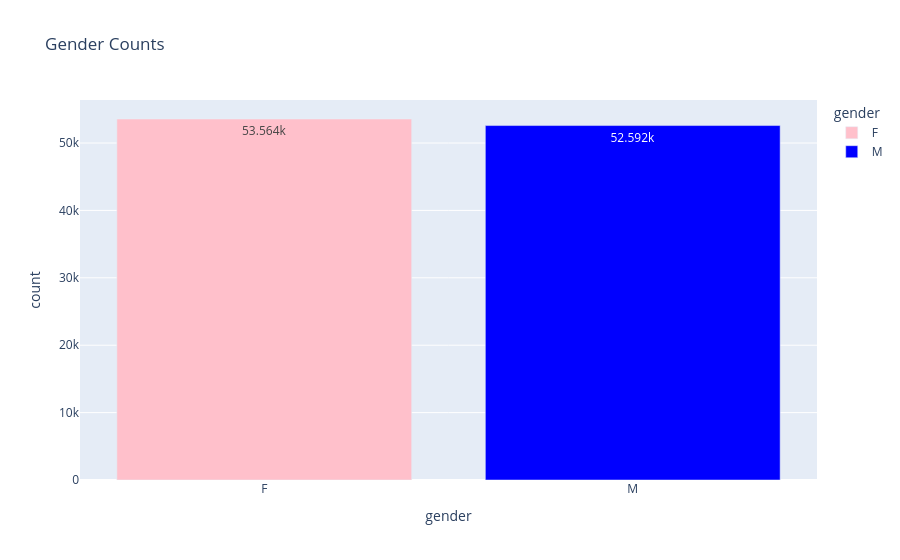

Notebook source saved alongside this figure:
### Code cell
px.bar(gender_counts, x='gender', y = 'count', title='Gender Counts',color='gender',color_discrete_map={'F':'pink','M':'blue'},text_auto=True)

### Figure 1 — Plotly figure (JSON) as saved in the notebook; plotly's stock layout.template omitted (floating-point values rounded to 4 significant figures)
{"data": [{"hovertemplate": "gender=%{x}<br>count=%{y}<extra></extra>", "legendgroup": "F", "marker": {"color": "pink", "pattern": {"shape": ""}}, "name": "F", "orientation": "v", "showlegend": true, "textposition": "auto", "texttemplate": "%{y}", "type": "bar", "x": ["F"], "xaxis": "x", "y": [53564], "yaxis": "y"}, {"hovertemplate": "gender=%{x}<br>count=%{y}<extra></extra>", "legendgroup": "M", "marker": {"color": "blue", "pattern": {"shape": ""}}, "name": "M", "orientation": "v", "showlegend": true, "textposition": "auto", "texttemplate": "%{y}", "type": "bar", "x": ["M"], "xaxis": "x", "y": [52592], "yaxis": "y"}], "layout": {"barmode": "relative", "legend": {"title": {"text": "gender"}, "tracegroupgap": 0}, "title": {"text": "Gender Counts"}, "xaxis": {"anchor": "y", "categoryarray": ["F", "M"], "categoryorder": "array", "domain": [0, 1], "title": {"text": "gender"}}, "yaxis": {"anchor": "x", "domain": [0, 1], "title": {"text": "count"}}}}
